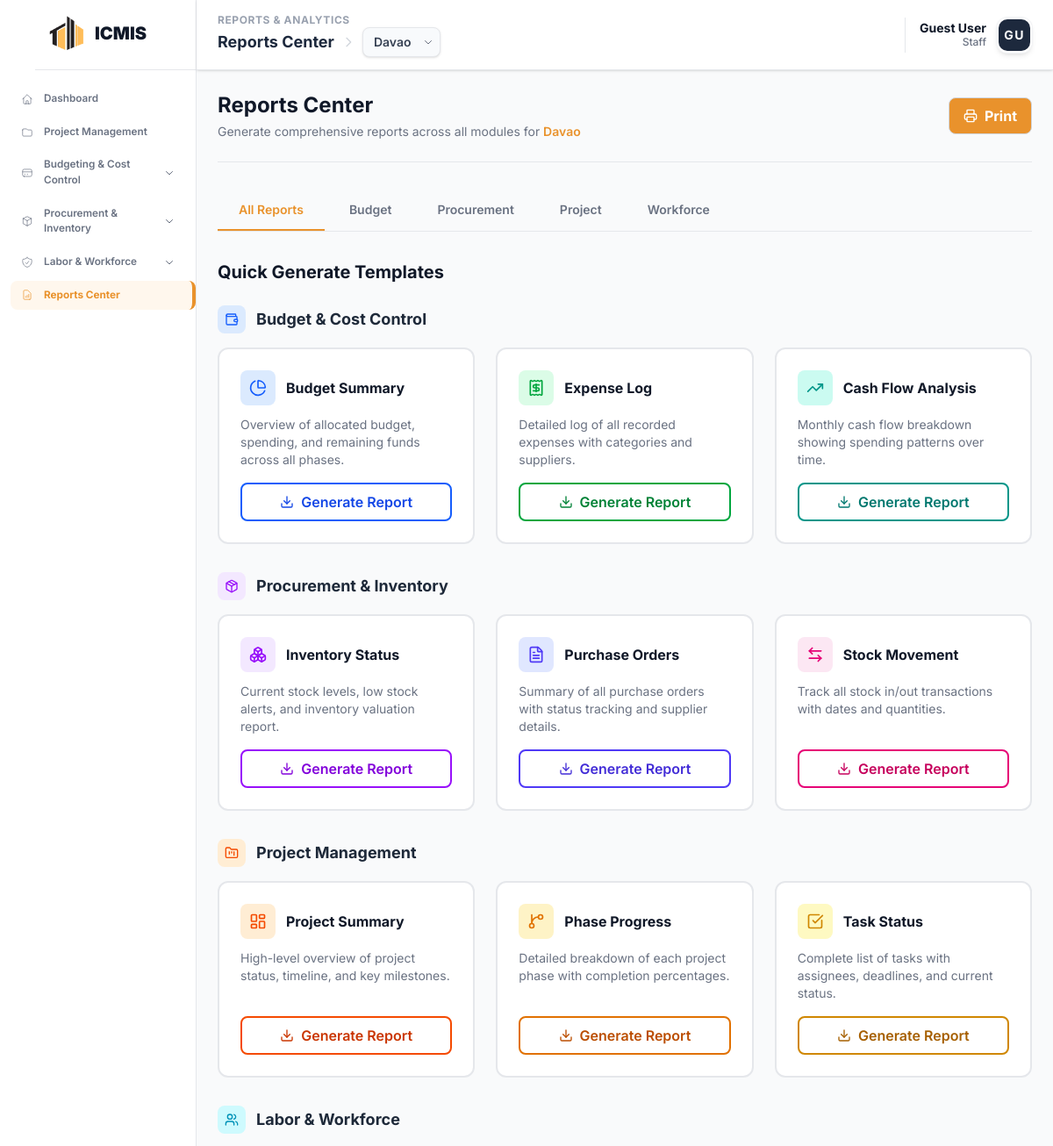
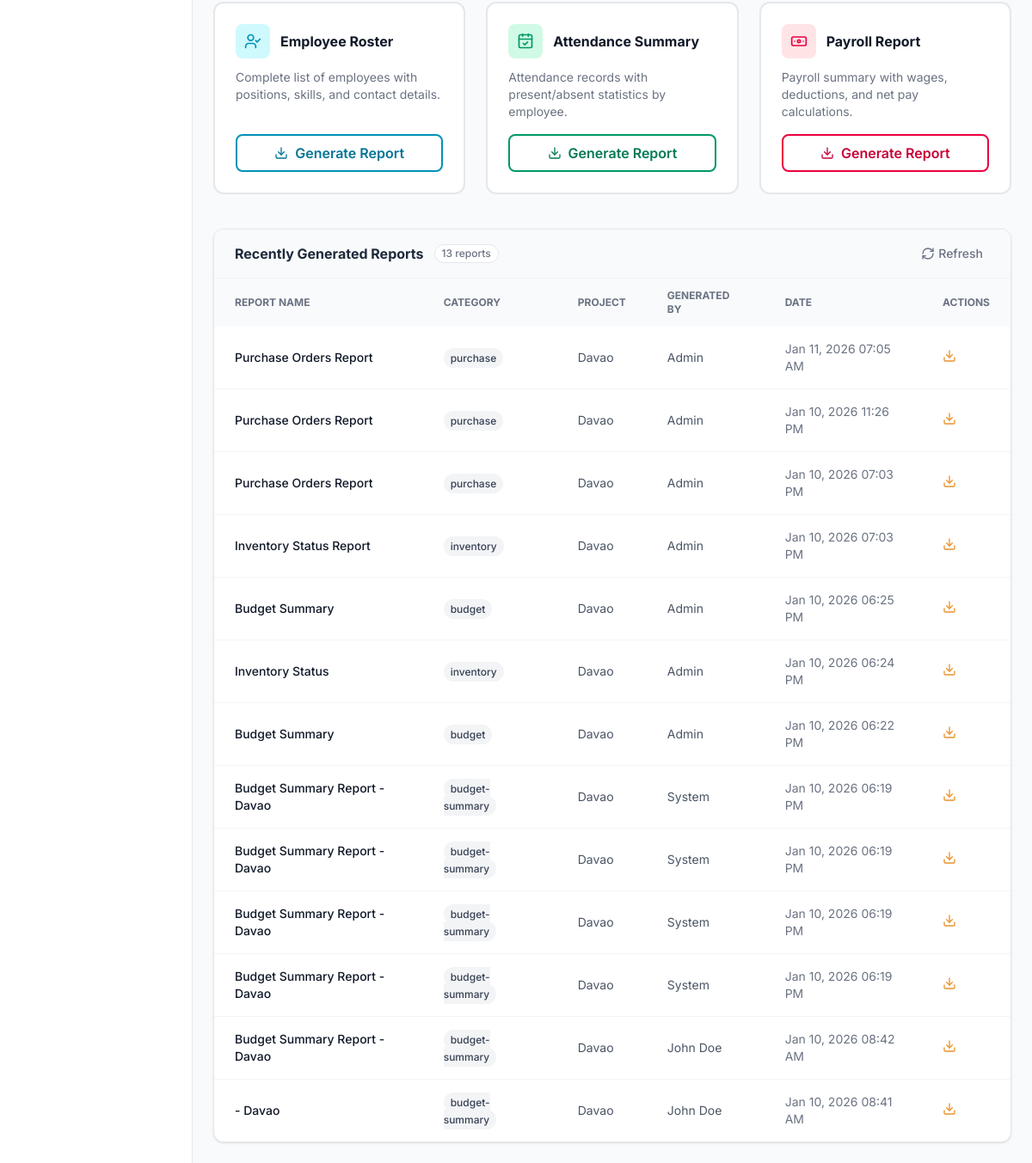
/modules/reports/index.php, run on an earlier commit of the app's database (2 pictures, top to bottom).
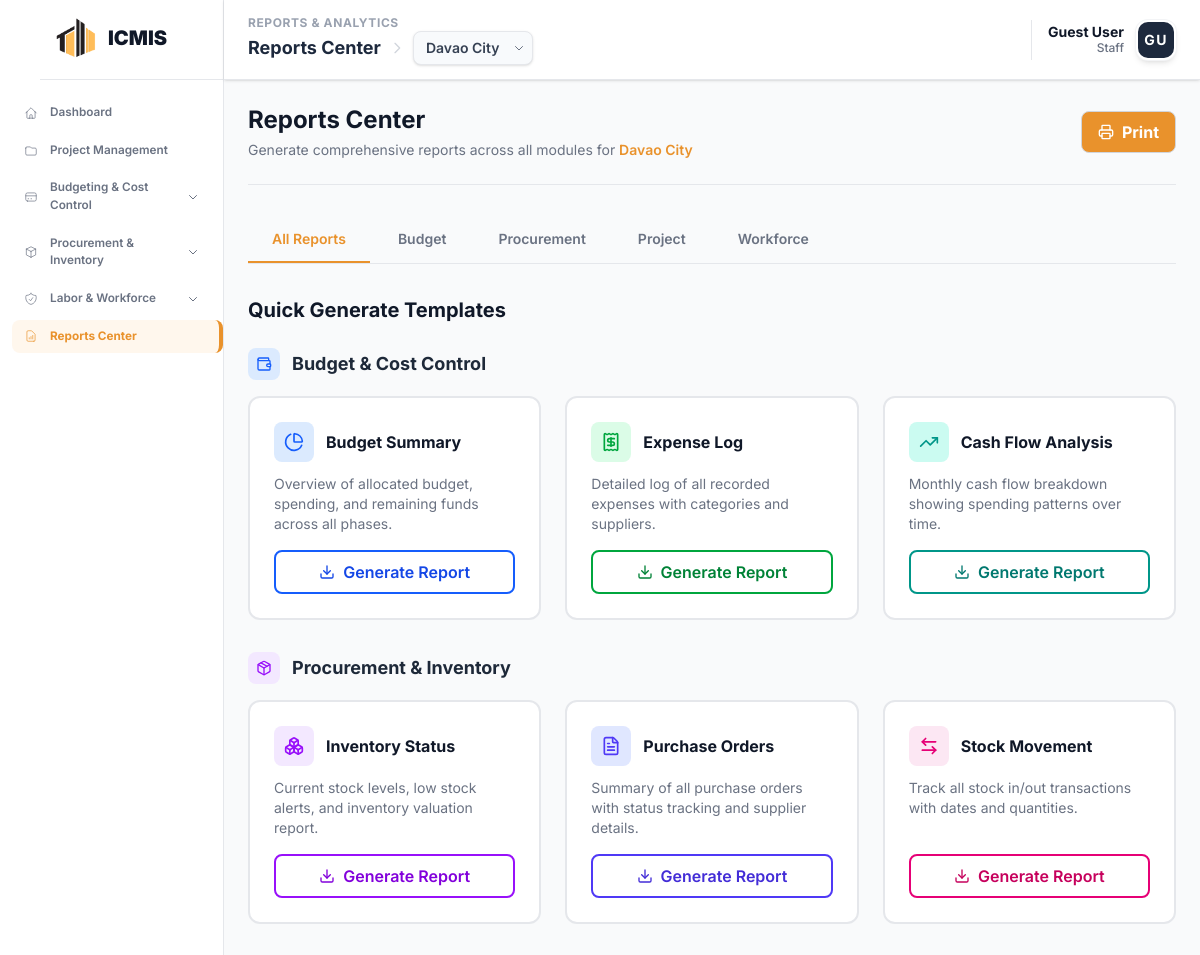
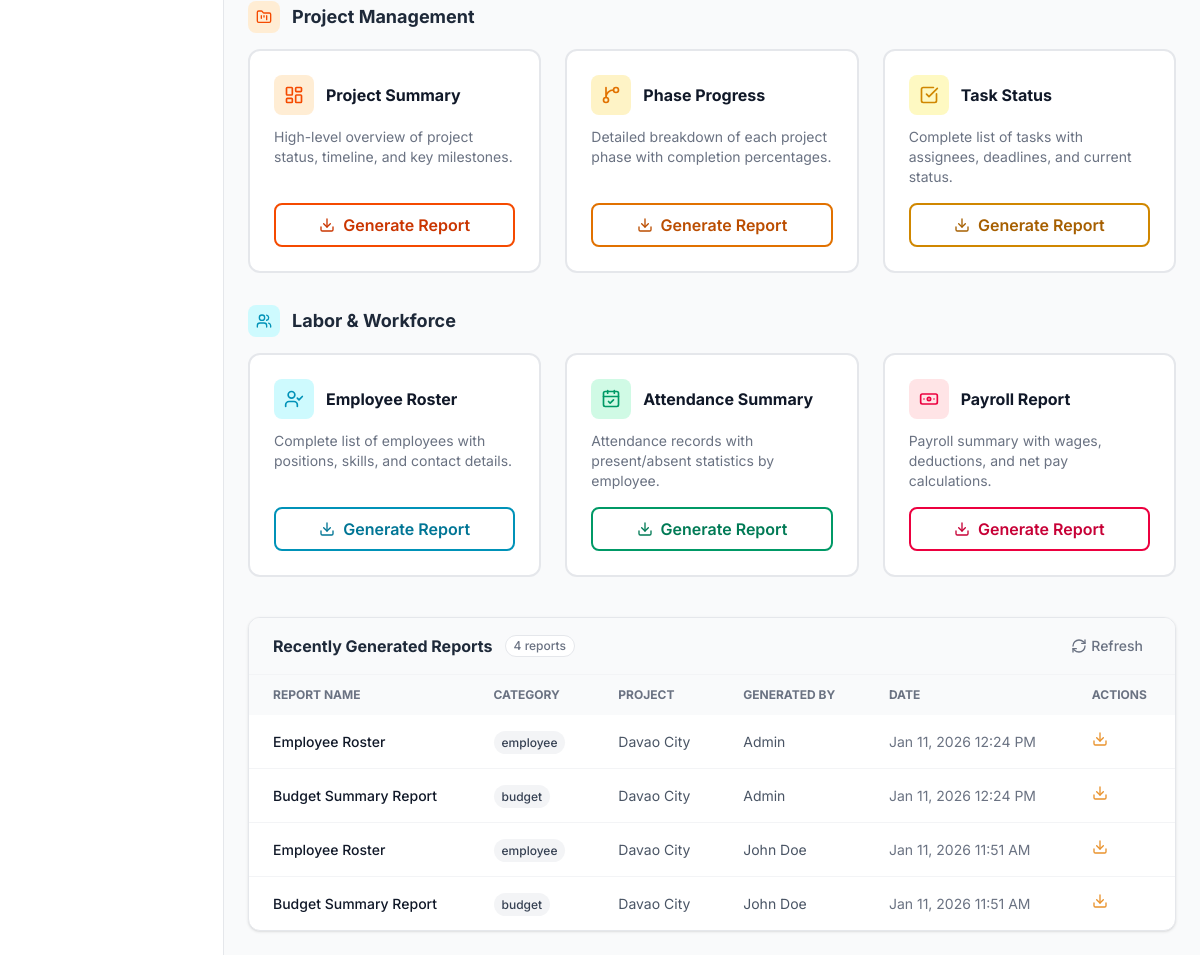
And on a later commit of the database (2 pictures, top to bottom).
### tables this page shows
CREATE TABLE `icmis_projects` (
  `project_id` int NOT NULL,
  `project_code` varchar(20) NOT NULL,
  `project_name` varchar(255) NOT NULL,
  `description` text,
  `location` varchar(255) DEFAULT NULL,
  `status` enum('Planning','In Progress','Active','On Hold','Completed','Cancelled') DEFAULT 'Planning',
  `start_date` date DEFAULT NULL,
  `end_date` date DEFAULT NULL,
  `completion_rate` decimal(5,2) DEFAULT '0.00',
  `project_manager_id` int DEFAULT NULL,
  `total_budget` decimal(15,2) DEFAULT '0.00'
);

CREATE TABLE `budget_generated_reports` (
  `report_id` int NOT NULL,
  `project_id` int DEFAULT NULL,
  `report_type` varchar(50) DEFAULT NULL,
  `report_name` varchar(255) DEFAULT NULL,
  `generated_by` varchar(100) DEFAULT NULL,
  `created_at` timestamp NULL DEFAULT CURRENT_TIMESTAMP
);

### modules/budget/project_context.php (called while the page is built, shortened)
<?php
function getProjectContext($conn) {
    $sql = "SELECT project_id FROM icmis_projects ORDER BY project_id DESC LIMIT 1";
    $result = $conn->query($sql);
    if ($result && $result->num_rows > 0) {
        $row = $result->fetch_assoc();
        $project_id = intval($row['project_id']);
        return $project_id;
    }
    return 0;
}
?>

### modules/reports/index.php (the view, shortened to what the rows shown need)
<?php
$conn = new mysqli(DB_HOST, DB_USER, DB_PASS, DB_NAME);
$conn->set_charset("utf8mb4");
$selected_project_id = 0;
if (file_exists(__DIR__ . '/../budget/project_context.php')) {
    include_once __DIR__ . '/../budget/project_context.php';
    $selected_project_id = getProjectContext($conn);
}
$current_project_name = "All Projects";
if ($selected_project_id) {
    $stmt = $conn->prepare("SELECT project_name, project_code, status, location, total_budget, completion_rate FROM icmis_projects WHERE project_id = ?");
    $stmt->bind_param("i", $selected_project_id);
    $stmt->execute();
    $res = $stmt->get_result();
    if ($row = $res->fetch_assoc()) {
        $current_project_name = $row['project_name'];
    }
}
$recent_reports = [];
$tableExists = $conn->query("SHOW TABLES LIKE 'budget_generated_reports'");
if ($tableExists && $tableExists->num_rows > 0) {
    if ($selected_project_id) {
        $stmt = $conn->prepare("SELECT r.report_id AS id, r.report_type AS category, r.report_name, r.project_id, COALESCE(p.project_name, 'All') AS project_name, r.generated_by, r.created_at FROM budget_generated_reports r LEFT JOIN icmis_projects p ON r.project_id = p.project_id WHERE r.project_id = ? ORDER BY r.created_at DESC LIMIT 20");
        if ($stmt) {
            $stmt->bind_param("i", $selected_project_id);
            $stmt->execute();
            $res = $stmt->get_result();
            while ($row = $res->fetch_assoc()) {
                $recent_reports[] = $row;
            }
        }
    }
}
?>
<!DOCTYPE html>
<html lang="en">
<head>
    <script src="https://cdn.jsdelivr.net/npm/@tailwindcss/browser@4"></script>
    <link rel="stylesheet" href="https://cdnjs.cloudflare.com/ajax/libs/font-awesome/6.4.0/css/all.min.css">
    <?php include '../../includes/head_assetsv2.php'; ?>
</head>
<body class="bg-gray-50 text-slate-800">
    <div class="no-print">
        <?php include __DIR__ . '/../../includes/sidebar.php'; ?>
    </div>
    <main class="ml-56 mt-20 p-6 transition-all duration-300 animate-fade-in">
        <div class="max-w-7xl mx-auto">
            <div class="border-b border-gray-200 pb-6 mb-8 no-print">
                <div class="flex items-center justify-between">
                    <div>
                        <h1 class="text-2xl text-gray-900 font-bold">Reports Center</h1>
                        <p class="text-sm text-gray-500 mt-1">Generate comprehensive reports across all modules for
                            <span class="font-semibold text-[#e9922c]"><?php echo htmlspecialchars($current_project_name); ?></span>
                        </p>
                    </div>
                </div>
            </div>
            <div class="mb-10 no-print">
                <h2 class="text-xl font-bold text-gray-900 mb-6">Quick Generate Templates</h2>
            </div>
            <div class="bg-white border border-gray-200 rounded-xl overflow-hidden shadow-sm">
                <div class="overflow-x-auto">
                    <table class="w-full text-left border-collapse">
                        <thead class="bg-gray-50 text-xs uppercase text-gray-500 font-semibold">
                            <tr>
                                <th class="px-6 py-3">Report Name</th>
                                <th class="px-6 py-3">Category</th>
                                <th class="px-6 py-3">Project</th>
                                <th class="px-6 py-3">Generated By</th>
                                <th class="px-6 py-3">Date</th>
                                <th class="px-6 py-3 no-print">Actions</th>
                            </tr>
                        </thead>
                        <tbody class="divide-y divide-gray-100 text-sm">
                            <?php if (count($recent_reports) > 0): ?>
                                <?php foreach ($recent_reports as $report): ?>
                                <tr class="hover:bg-gray-50">
                                    <td class="px-6 py-4 font-medium text-gray-900"><?php echo htmlspecialchars($report['report_name'] ?? ''); ?></td>
                                    <td class="px-6 py-4">
                                        <span class="px-2 py-1 text-xs font-medium rounded-full bg-gray-100 text-gray-700">
                                            <?php echo htmlspecialchars($report['category'] ?? ''); ?>
                                        </span>
                                    </td>
                                    <td class="px-6 py-4 text-gray-600"><?php echo htmlspecialchars($report['project_name'] ?? 'All'); ?></td>
                                    <td class="px-6 py-4 text-gray-600"><?php echo htmlspecialchars($report['generated_by'] ?? ''); ?></td>
                                    <td class="px-6 py-4 text-gray-500"><?php echo date('M j, Y h:i A', strtotime($report['created_at'])); ?></td>
                                    <td class="px-6 py-4 no-print">
                                        <button onclick="downloadReport(<?php echo $report['id']; ?>)" class="text-[#e9922c] hover:text-orange-700 font-medium">
                                            <i data-lucide="download" class="w-4 h-4"></i>
                                        </button>
                                    </td>
                                </tr>
                                <?php endforeach; ?>
                            <?php endif; ?>
                        </tbody>
                    </table>
                </div>
            </div>
        </div>
    </main>
</body>
</html>

What changed in the data, as far as the page shows it:
removed icmis_projects: project_name "Davao"
removed budget_generated_reports: report_name "Purchase Orders Report", report_type "purchase", project_name "Davao", generated_by "Admin", created_at "Jan 11, 2026 07:05 AM"
removed budget_generated_reports: report_name "Purchase Orders Report", report_type "purchase", project_name "Davao", generated_by "Admin", created_at "Jan 10, 2026 11:26 PM"
removed budget_generated_reports: report_name "Purchase Orders Report", report_type "purchase", project_name "Davao", generated_by "Admin", created_at "Jan 10, 2026 07:03 PM"
removed budget_generated_reports: report_name "Inventory Status Report", report_type "inventory", project_name "Davao", generated_by "Admin", created_at "Jan 10, 2026 07:03 PM"
removed budget_generated_reports: report_name "Budget Summary", report_type "budget", project_name "Davao", generated_by "Admin", created_at "Jan 10, 2026 06:25 PM"
removed budget_generated_reports: report_name "Inventory Status", report_type "inventory", project_name "Davao", generated_by "Admin", created_at "Jan 10, 2026 06:24 PM"
removed budget_generated_reports: report_name "Budget Summary", report_type "budget", project_name "Davao", generated_by "Admin", created_at "Jan 10, 2026 06:22 PM"
removed budget_generated_reports: report_name "Budget Summary Report - Davao", report_type "budget-summary", project_name "Davao", generated_by "System", created_at "Jan 10, 2026 06:19 PM"
removed budget_generated_reports: report_name "Budget Summary Report - Davao", report_type "budget-summary", project_name "Davao", generated_by "System", created_at "Jan 10, 2026 06:19 PM"
removed budget_generated_reports: report_name "Budget Summary Report - Davao", report_type "budget-summary", project_name "Davao", generated_by "System", created_at "Jan 10, 2026 06:19 PM"
removed budget_generated_reports: report_name "Budget Summary Report - Davao", report_type "budget-summary", project_name "Davao", generated_by "System", created_at "Jan 10, 2026 06:19 PM"
removed budget_generated_reports: report_name "Budget Summary Report - Davao", report_type "budget-summary", project_name "Davao", generated_by "John Doe", created_at "Jan 10, 2026 08:42 AM"
removed budget_generated_reports: report_name "- Davao", report_type "budget-summary", project_name "Davao", generated_by "John Doe", created_at "Jan 10, 2026 08:41 AM"
added icmis_projects: project_name "Davao City"
added budget_generated_reports: report_name "Employee Roster", report_type "employee", project_name "Davao City", generated_by "Admin", created_at "Jan 11, 2026 12:24 PM"
added budget_generated_reports: report_name "Budget Summary Report", report_type "budget", project_name "Davao City", generated_by "Admin", created_at "Jan 11, 2026 12:24 PM"
added budget_generated_reports: report_name "Employee Roster", report_type "employee", project_name "Davao City", generated_by "John Doe", created_at "Jan 11, 2026 11:51 AM"
added budget_generated_reports: report_name "Budget Summary Report", report_type "budget", project_name "Davao City", generated_by "John Doe", created_at "Jan 11, 2026 11:51 AM"
Also different on the page:
form field value: "Davao" → "Davao City"
count($recent_reports): "13" → "4"
